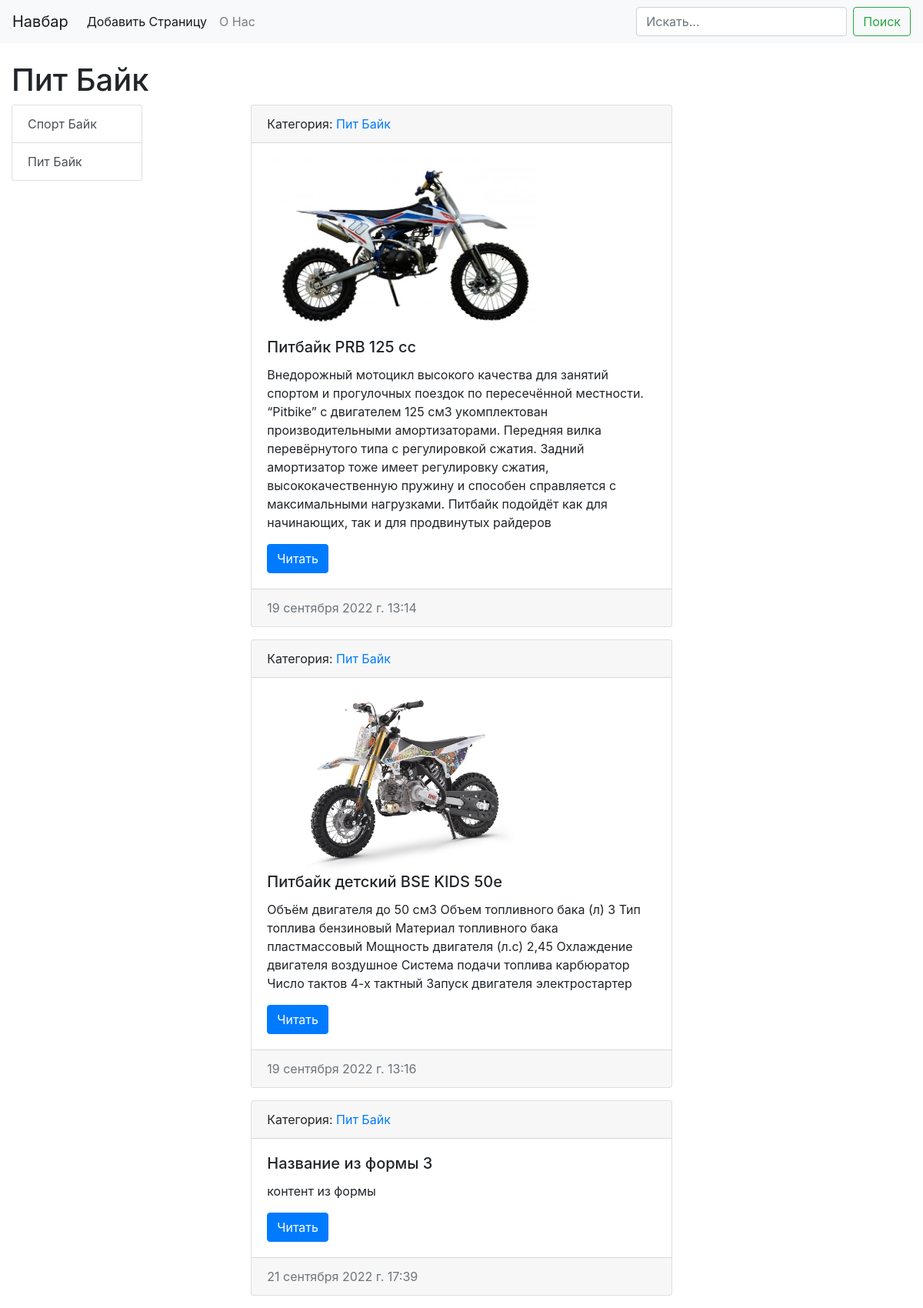
Before: /cats_url/2/ with the older database file.
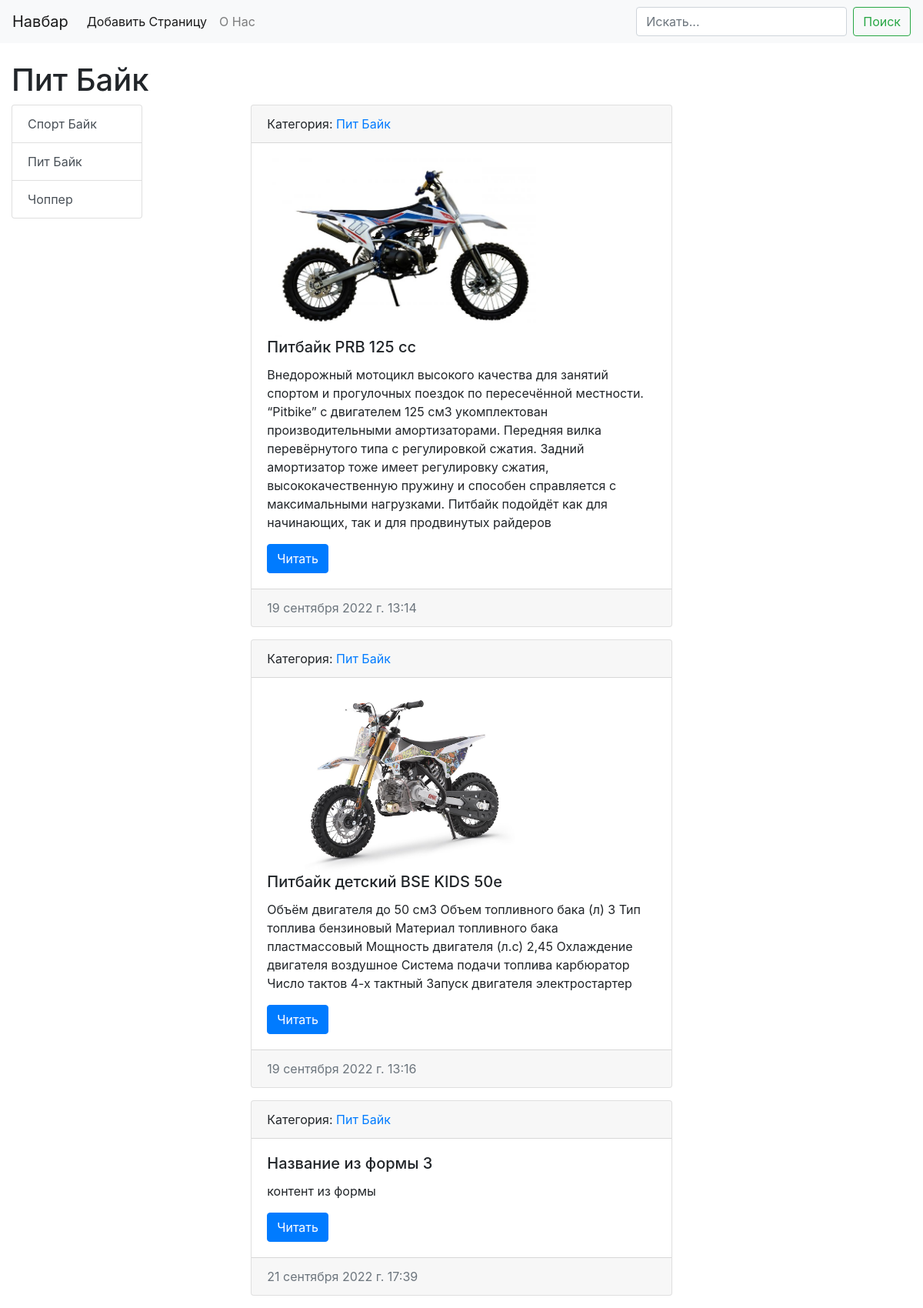
After: the same page with the newer database file.
### moto/models.py (models this page shows, shortened)
class Cats(models.Model):
    name = models.CharField(max_length=150, verbose_name="Название", db_index=True)
    def __str__(self):
        return self.name
    class Meta:
        verbose_name = "Категория"
        verbose_name_plural = "Категории"

class Moto(models.Model):
    title = models.CharField(max_length=250, verbose_name="Заголовок")
    content = models.TextField(verbose_name="Контент")
    is_published = models.BooleanField(default=True, verbose_name="Опубликовано")
    time_create = models.DateTimeField(auto_now_add=True, verbose_name="Время Создания")
    time_update = models.DateTimeField(auto_now=True, verbose_name="Время обновления")
    photo = models.ImageField(upload_to="photos/%Y/%m/%d/", verbose_name="Фото")
    cats = models.ForeignKey(Cats, on_delete=models.CASCADE, verbose_name="Категория")
    class Meta:
        verbose_name = "Мотоцикл"
        verbose_name_plural = "Мотоциклы"

### moto/views.py (the view)
# urls.py: path('cats_url/<int:cat_id>/', get_cats, name='cats'),
def get_cats(request, cat_id):
    mot = Moto.objects.filter(cats_id=cat_id)
    cats = Cats.objects.get(pk=cat_id)
    category = Cats.objects.all()
    context = {
        'mot': mot,
        'category': category,
        'cats': cats
    }
    return render(request, 'moto/cats.html', context)  #template name='moto/cats.html'

### moto/templates/moto/cats.html (shortened to what this page needs)
{% extends "moto/base.html" %}
{% block sidebar %}
    <div class="col-xl-2">
            <div class="list-group">
                {% for i in category %}
                <a href="{% url 'cats' i.pk %}" class="list-group-item list-group-item-action">{{ i.name }}</a>
                {% endfor %}
            </div>
        </div>
{% endblock %}
{% block content %}
        <div class="col-xl-8 mt-xl-0 mt-4">
            <div class="container">
                <div class="row justify-content-center">
                    <div class="col-xl-9 col-md-12">
                        {% for i in mot %}
                        <div class="card mb-3">
                            <div class="card-header">
                                Категория: <a href="{% url 'cats' i.cats.pk %}">{{ i.cats }}</a>
                            </div>
                            <div class="card-body">
                                <div class="media">
                                    {% if i.photo %}
                                    <img src="{{ i.photo.url }}" alt="" width="350" class="mr-3">
                                    {% else %}
                                    <img src="https://cdn.create.vista.com/api/media/medium/270835036/stock-vector-sportbike-thin-line-icon-transport?token="
                                         alt="" width="350">
                                    {% endif %}
                                </div>
                                <h5 class="card-title">{{ i.title }}</h5>
                                <p class="card-text">{{ i.content|truncatewords:55 }}</p>
                                <a href="#" class="btn btn-primary">Читать</a>
                            </div>
                            <div class="card-footer text-muted">
                                {{ i.time_create }}
                            </div>
                        </div>
                        {% endfor %}
                    </div>
                </div>
            </div>
        </div>
{% endblock %}

### moto/templates/moto/base.html (shortened to what this page needs)
<!doctype html>
<html lang="en">
<head>
    <link rel="stylesheet" href="https://cdn.jsdelivr.net/npm/bootstrap@4.4.1/dist/css/bootstrap.min.css"
>
</head>
<body>
{% include 'moto/nav.html' %}
<div class=" mt-4 container-fluid">
    <h1>{{ cats.name }}</h1>
    <div class="row">
        {% block sidebar %}sidebar{% endblock %}
        {% block content %}content{% endblock %}
    </div>
</div>
</body>
</html>

Changed rows visible on the page:
added Cats: name "Чоппер"
